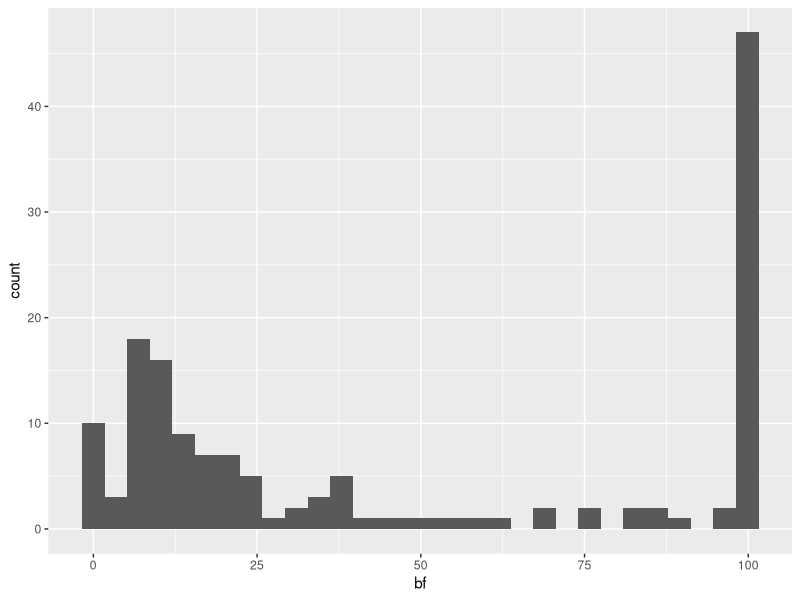

This chart was generated by the following R code:
library(tidyverse)

d = read_csv("results_scheepers_48.csv", col_names=F)
names(d) = c("nsubj", "nitems", "i", "bf", "p")

d = mutate(d, repeated = i == lag(i),
           repeated = ifelse(is.na(repeated), FALSE, repeated),
           diff = i - lag(i), 
           nextdiff = lead(diff)) %>%
  filter(nextdiff != 0,
         (bf < 1/6 | bf > 6) | nsubj == 500) %>%
  mutate(bf = ifelse(bf > 100, 100, bf))


ggplot(d, aes(x=bf)) + geom_histogram()

mean(d$bf > 6)
d[d$bf > (1/6) & d$bf < 6, ]

nrow(d)

table(d$nsubj)
